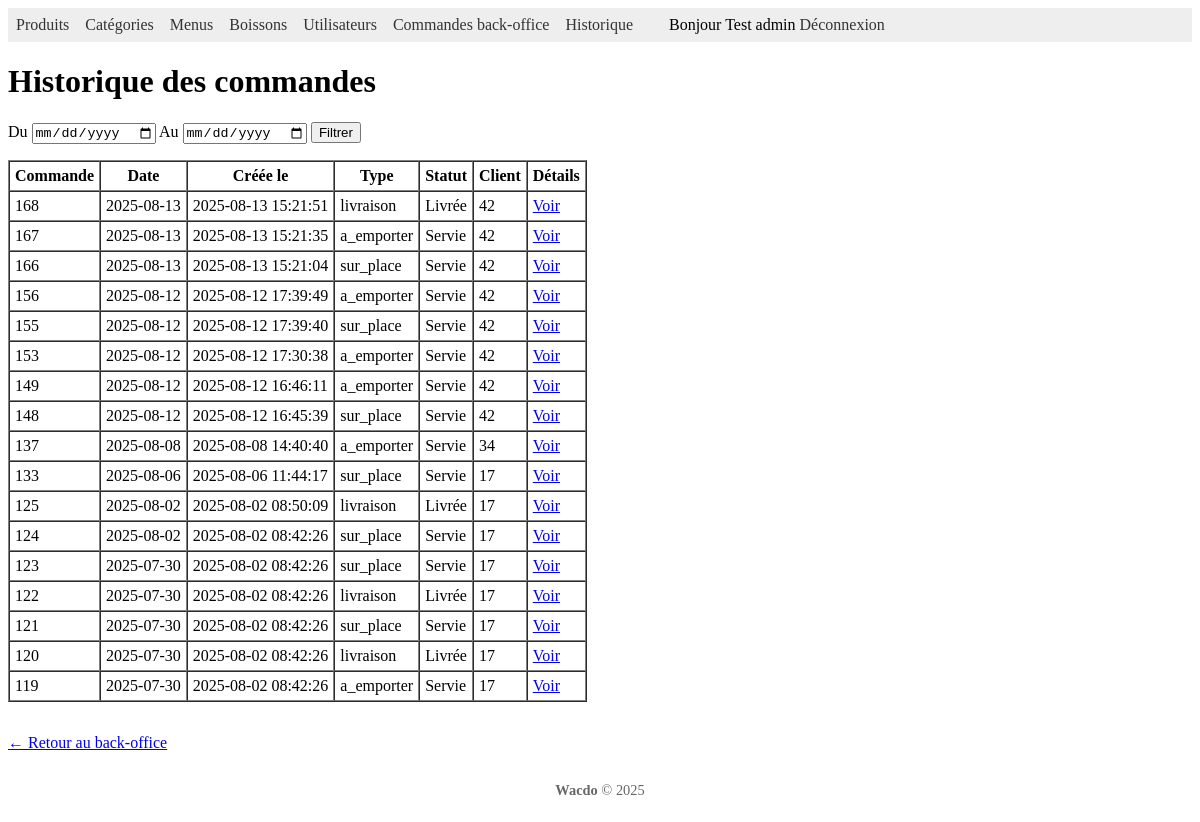
The app's page /index.php?section=commande&action=history (signed in) with its own data.
### tables this page shows
CREATE TABLE IF NOT EXISTS `commande` (
  `order_id` int NOT NULL AUTO_INCREMENT,
  `order_date_commande` date NOT NULL,
  `order_created_at` datetime NOT NULL DEFAULT CURRENT_TIMESTAMP,
  `order_heure_livraison` time DEFAULT NULL,
  `order_statut_commande` varchar(32) NOT NULL DEFAULT 'en_preparation',
  `order_numero_ticket` varchar(20) NOT NULL,
  `order_type` enum('sur_place','a_emporter','livraison') NOT NULL DEFAULT 'sur_place',
  `user_id` int DEFAULT NULL,
  `livreur_id` int DEFAULT NULL,
  PRIMARY KEY (`order_id`),
  UNIQUE KEY `uq_commande_ticket_par_jour` (`order_date_commande`,`order_numero_ticket`),
  KEY `ix_commande_statut` (`order_statut_commande`),
  KEY `ix_commande_livreur_stat` (`livreur_id`,`order_statut_commande`),
  KEY `ix_commande_user_stat` (`user_id`,`order_statut_commande`)
);

### lib/Database.php (called while the page is built)
<?php
class Database
{
    public static function connect()
    {
        $cfg = require __DIR__ . '/../config/db.php';
        $dsn = sprintf(
            'mysql:host=%s;port=%d;dbname=%s;charset=utf8',
            $cfg['host'],
            $cfg['port'],
            $cfg['database']
        );
        $db = new PDO(
            $dsn,
            $cfg['username'],
            $cfg['password']
        );
        $db->setAttribute(PDO::ATTR_ERRMODE, PDO::ERRMODE_EXCEPTION);
        return $db;
    }
}

### model/Model.php (called while the page is built, shortened)
<?php
require_once __DIR__ . '/../lib/Database.php';
class Model
{
    public function __construct(?\PDO $pdo = null)
    {
        $this->db = $pdo ?? Database::connect();
    }
}

### model/Commande.php (called while the page is built, shortened)
<?php
require_once 'Model.php';
class Commande extends Model
{
    public function getAll(): array
    {
        return $this->db
            ->query("SELECT * FROM commande ORDER BY order_date_commande DESC, order_heure_livraison ASC")
            ->fetchAll(PDO::FETCH_ASSOC);
    }
}

### config/statuses.php (called while the page is built)
<?php
return [
'en_preparation' => 'En cours de préparation',
'pret' => 'Prête',
'servie' => 'Servie',
'en_livraison' => 'En livraison',
'livree' => 'Livrée',
];
?>

### view/commande_history.php (the view, shortened to what this page needs)
<?php include __DIR__ . '/header.php'; ?>
<h1>Historique des commandes</h1>
<form method="get" action="index.php" class="filters" style="margin-bottom:1em;">
    <label>Du <input type="date" name="from" value="<?= htmlspecialchars($_GET['from'] ?? '', ENT_QUOTES) ?>"></label>
    <label>Au <input type="date" name="to" value="<?= htmlspecialchars($_GET['to'] ?? '', ENT_QUOTES) ?>"></label>
    <button type="submit">Filtrer</button>
</form>
<?php if (empty($commandes)): ?>
    <p>Aucune commande dans l'historique.</p>
<?php else: ?>
    <table border="1" cellpadding="5" cellspacing="0">
        <thead>
            <tr>
                <th>Commande</th>
                <th>Date</th>
                <th>Créée le</th>
                <th>Type</th>
                <th>Statut</th>
                <th>Client</th>
                <?php if ($role === 4): ?>
                    <th>Actions</th>
                <?php else: ?>
                    <th>Détails</th>
                <?php endif; ?>
            </tr>
        </thead>
        <tbody>
            <?php foreach ($commandes as $c): ?>
                <tr>
                    <td><?= (int)$c['order_id'] ?></td>
                    <td><?= htmlspecialchars($c['order_date_commande'], ENT_QUOTES) ?></td>
                    <td><?= htmlspecialchars($c['order_created_at'] ?? '--', ENT_QUOTES) ?></td>
                    <td><?= htmlspecialchars($c['order_type'], ENT_QUOTES) ?></td>
                    <td><?= htmlspecialchars($STATUT_LABELS[$c['order_statut_commande']] ?? $c['order_statut_commande'], ENT_QUOTES) ?></td>
                    <td><?= (int)$c['user_id'] ?></td>
                    <?php if ($role === 4): ?>
                        <td>
                            <a href="index.php?section=commande&action=view&id=<?= (int)$c['order_id'] ?>">Détails</a>
                        </td>
                    <?php else: ?>
                        <td>
                            <a href="index.php?section=commande&action=view&id=<?= (int)$c['order_id'] ?>">Voir</a>
                        </td>
                    <?php endif; ?>
                </tr>
            <?php endforeach; ?>
        </tbody>
    </table>
<?php endif; ?>
<p style="margin-top:2em;"><a href="index.php?section=commande">← Retour au back-office</a></p>
<?php include __DIR__ . '/footer.php'; ?>

### records on screen
commande: order_id "168", order_date_commande "2025-08-13", order_created_at "2025-08-13 15:21:51", order_type "livraison", order_statut_commande "Livrée", user "42"
commande: order_id "167", order_date_commande "2025-08-13", order_created_at "2025-08-13 15:21:35", order_type "a_emporter", order_statut_commande "Servie", user "42"
commande: order_id "166", order_date_commande "2025-08-13", order_created_at "2025-08-13 15:21:04", order_type "sur_place", order_statut_commande "Servie", user "42"
commande: order_id "156", order_date_commande "2025-08-12", order_created_at "2025-08-12 17:39:49", order_type "a_emporter", order_statut_commande "Servie", user "42"
commande: order_id "155", order_date_commande "2025-08-12", order_created_at "2025-08-12 17:39:40", order_type "sur_place", order_statut_commande "Servie", user "42"
commande: order_id "153", order_date_commande "2025-08-12", order_created_at "2025-08-12 17:30:38", order_type "a_emporter", order_statut_commande "Servie", user "42"
commande: order_id "149", order_date_commande "2025-08-12", order_created_at "2025-08-12 16:46:11", order_type "a_emporter", order_statut_commande "Servie", user "42"
commande: order_id "148", order_date_commande "2025-08-12", order_created_at "2025-08-12 16:45:39", order_type "sur_place", order_statut_commande "Servie", user "42"
commande: order_id "137", order_date_commande "2025-08-08", order_created_at "2025-08-08 14:40:40", order_type "a_emporter", order_statut_commande "Servie", user "34"
commande: order_id "133", order_date_commande "2025-08-06", order_created_at "2025-08-06 11:44:17", order_type "sur_place", order_statut_commande "Servie", user "17"
commande: order_id "125", order_date_commande "2025-08-02", order_created_at "2025-08-02 08:50:09", order_type "livraison", order_statut_commande "Livrée", user "17"
commande: order_id "124", order_date_commande "2025-08-02", order_created_at "2025-08-02 08:42:26", order_type "sur_place", order_statut_commande "Servie", user "17"
commande: order_id "123", order_date_commande "2025-07-30", order_created_at "2025-08-02 08:42:26", order_type "sur_place", order_statut_commande "Servie", user "17"
commande: order_id "122", order_date_commande "2025-07-30", order_created_at "2025-08-02 08:42:26", order_type "livraison", order_statut_commande "Livrée", user "17"
commande: order_id "121", order_date_commande "2025-07-30", order_created_at "2025-08-02 08:42:26", order_type "sur_place", order_statut_commande "Servie", user "17"
commande: order_id "120", order_date_commande "2025-07-30", order_created_at "2025-08-02 08:42:26", order_type "livraison", order_statut_commande "Livrée", user "17"
commande: order_id "119", order_date_commande "2025-07-30", order_created_at "2025-08-02 08:42:26", order_type "a_emporter", order_statut_commande "Servie", user "17"

### other values on screen
$_SESSION['user']['name'] "Test admin"
